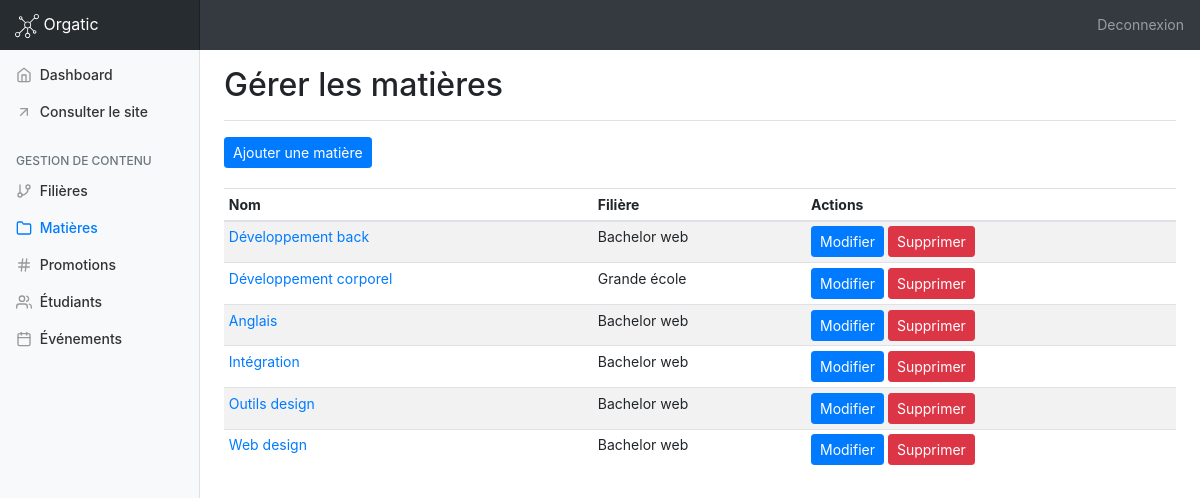
Page /manage_courses.php (signed in) on the earlier database version.
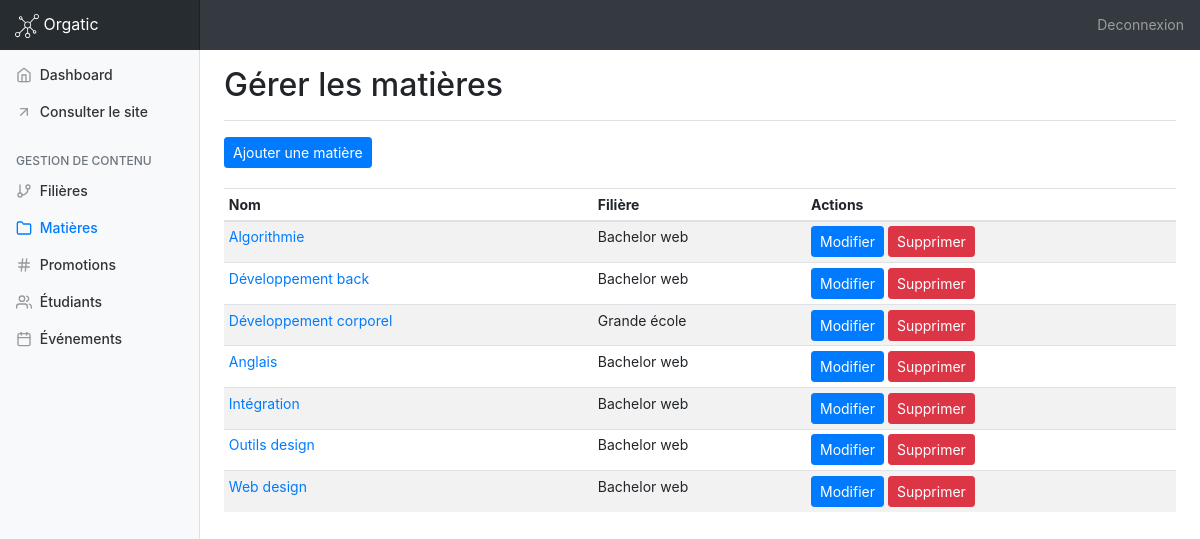
Same page on the later database version.
### tables this page shows
CREATE TABLE `courses` (
  `id` int(11) NOT NULL,
  `name` varchar(255) NOT NULL,
  `filiereID` int(11) NOT NULL
);

CREATE TABLE `filieres` (
  `id` int(11) NOT NULL,
  `name` varchar(255) NOT NULL
);

### models/admin/manage_courses.php (called while the page is built)
<?php
$req = $bdd->prepare('SELECT * FROM courses ORDER BY id DESC');
$req->execute();
$courses = $req->fetchAll();

### public/manage_courses.php (the view, shortened to what this page needs)
<?php
    require_once '../app/config/system.php';
    $title = 'Gérer les matières';
    require_once DIR_MODELS . '/admin/manage_courses.php';
    require_once INCLUDES . '/admin/header.php';
?>
        <main role="main" class="col-md-9 ml-sm-auto col-lg-10 pt-3 px-4">
            <div class="d-flex justify-content-between flex-wrap flex-md-nowrap align-items-center pb-2 mb-3 border-bottom">
                <h1 class="h2"><?= $title; ?></h1>
            </div>
            <div style="margin-bottom:20px;">
                <a href="add_course.php" class="btn btn-sm btn-primary">Ajouter une matière</a>
            </div>
            <div class="table-responsive">
                <table class="table table-striped table-sm">
                    <thead>
                    <tr>
                        <th>Nom</th>
                        <th>Filière</th>
                        <th>Actions</th>
                    </tr>
                    </thead>
                    <tbody>
                    <?php
                    foreach($courses as $course){
                        $req = $bdd->prepare('SELECT * FROM filieres WHERE id = ?');
                        $req->execute([$course['filiereID']]);
                        $filiere = $req->fetch();
                        echo '<tr>';
                        echo '<td><a href="edit_course.php?id='.$course['id'].'">'.htmlentities($course['name']).'</a></td>';
                        echo '<td>'.htmlentities($filiere['name']).'</td>';
                        echo '<td><a href="edit_course.php?id='.$course['id'].'" class="btn btn-sm btn-primary">Modifier</a> <a href="do/delete_course.php?id='.$course['id'].'&csrf='.$_SESSION['csrf'].'" class="btn btn-sm btn-danger">Supprimer</a></td>';
                        echo '</tr>';
                    }
                    ?>
                    </tbody>
                </table>
            </div>
        </main>
<?php
require_once INCLUDES . '/admin/footer.php';
?>

Differences in the rows shown:
added courses: name "Algorithmie", filiereID.name "Bachelor web"
